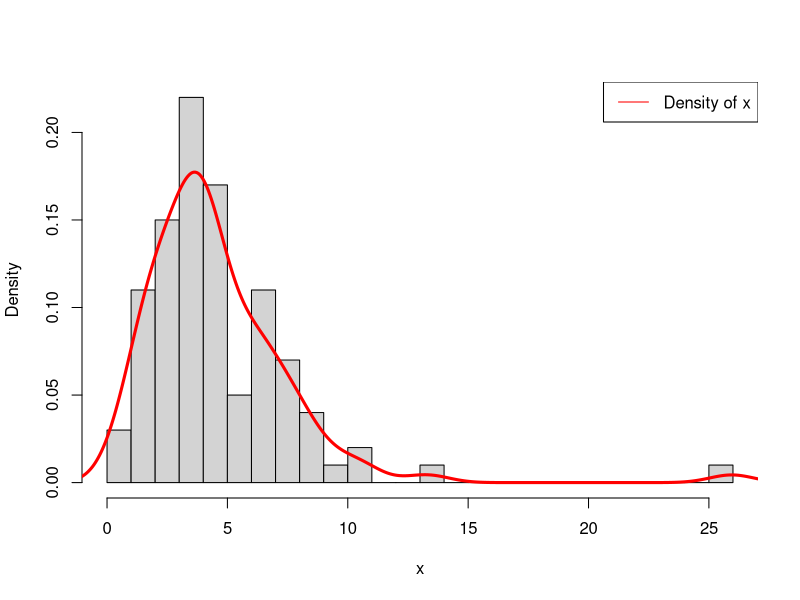
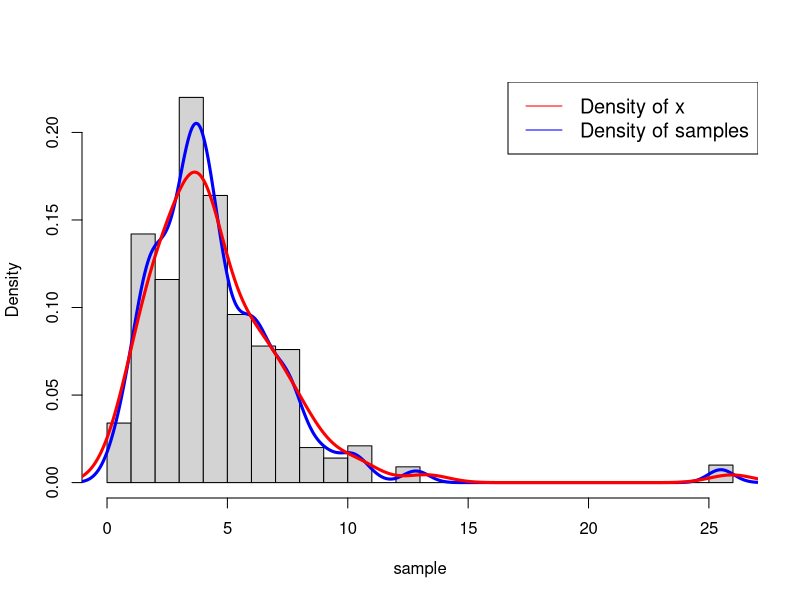
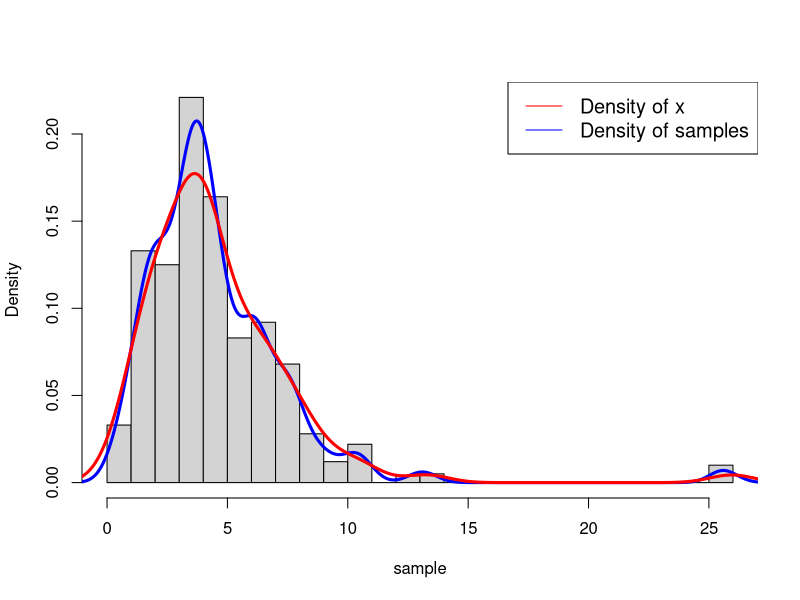
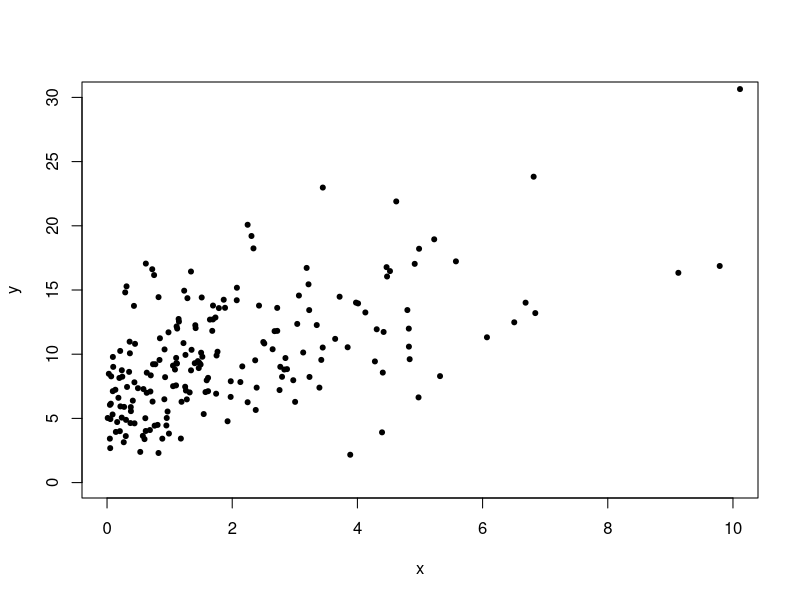
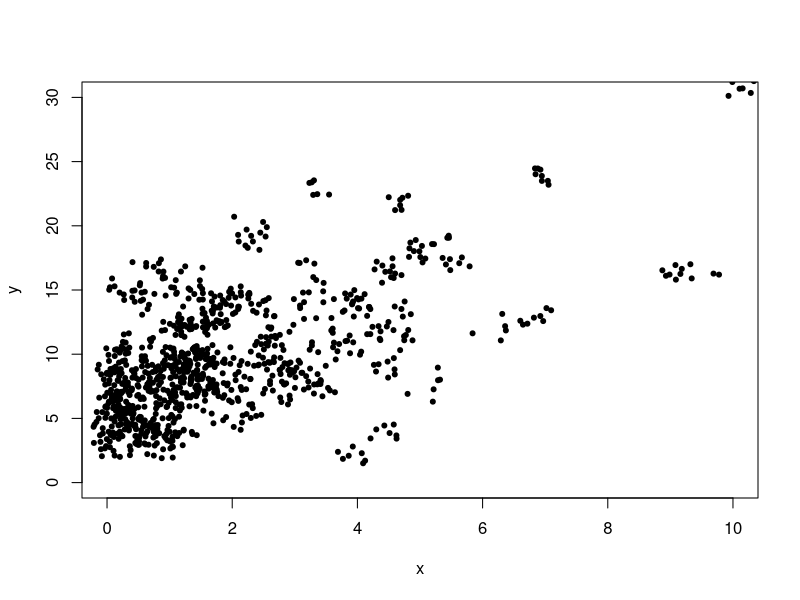
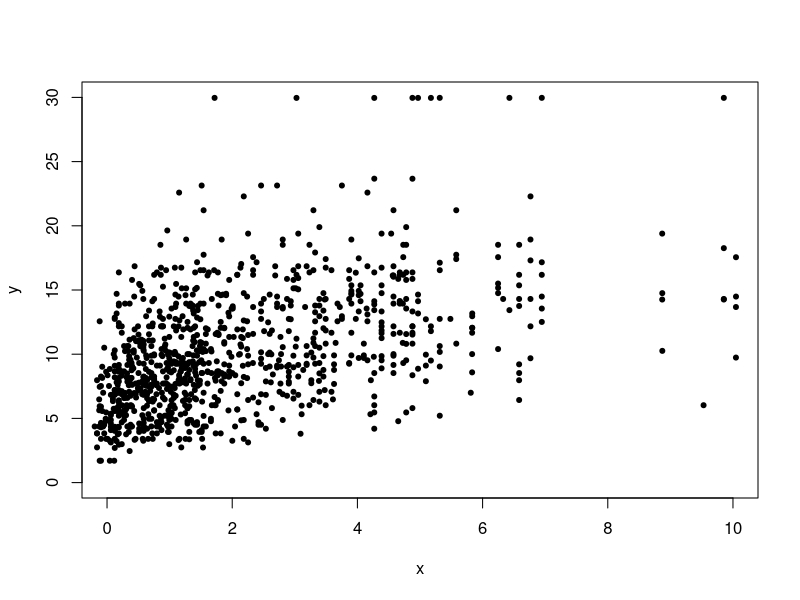
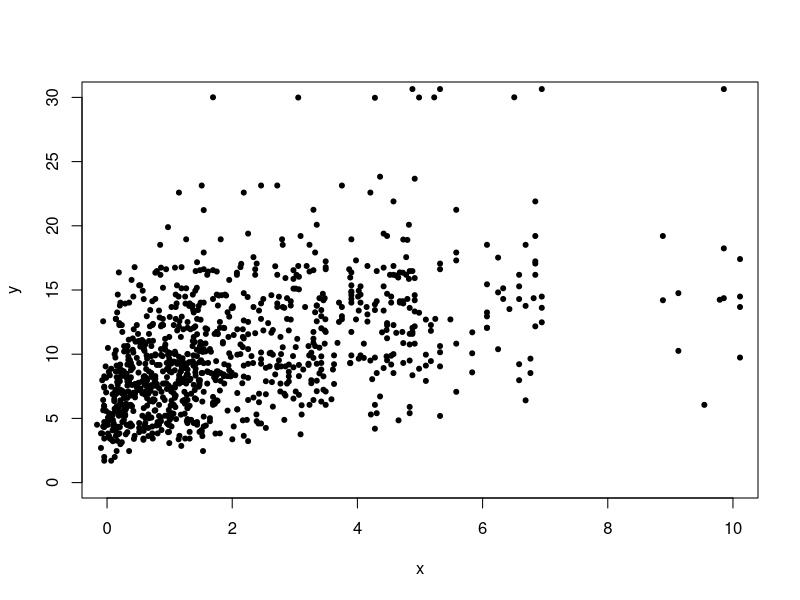
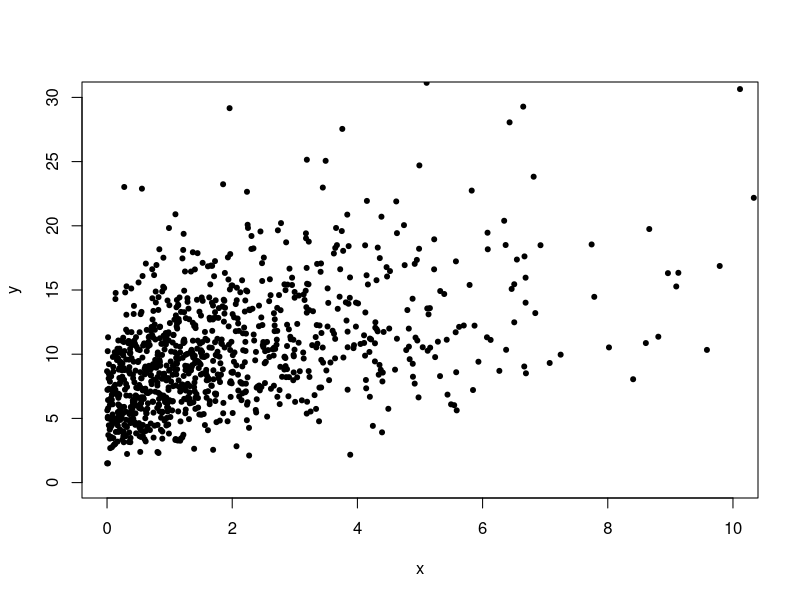

Generate these figures, in order, with R:
## ---- chunk 1
n <- 100
set.seed(123)
u <- runif(100, 0, 1)
x <- as.numeric(u < 0.3) * rgamma(100, shape = 1, scale = 5) + 
  as.numeric(u > 0.3) * rgamma(100, shape = 5, scale = 1)
#pdf("/Users/YaqiongYao/Dropbox/5361proj/Figure/plot1.pdf")
hist(x, breaks = 20, probability = TRUE, main = "")
lines(density(x), lty = 1, lwd = 3, col = "red")
legend("topright", lty = 1, col = "red", "Density of x")
#dev.off()
## ---- chunk 2
sample.kernel <- function(x, u, adj){
  y <- sort(x)
  bw <- adj*density(x)$bw
  interval <- cbind(y-bw/2, y+bw/2)
  int.point <- NULL
  for (i in 1:dim(interval)[1]) {
    num.s <- sum((interval[1:i, 1] <= interval[i, 1]) & 
                   (interval[1:i, 2] >= interval[i, 1]))
    num.e <- sum((interval[(i):dim(interval)[1], 1] <= interval[i, 2]) & 
                   (interval[(i):dim(interval)[1], 2] >= interval[i, 2])) - 1
    num.m <- matrix(c(interval[i, 1], interval[i, 2], num.s, num.e), nrow = 2)
    int.point <- rbind(int.point, num.m)
  }
  int.point <- int.point[order(int.point[,1]),]
  int.point <- cbind(int.point, c((int.point[2:dim(int.point)[1], 1] - int.point[1:(dim(int.point)[1]-1),1])*
                                    int.point[1:(dim(int.point)[1]-1), 2]*(1/bw)*(1/length(x)), 0))
  int.point <- cbind(int.point, c(0,cumsum(int.point[,3])[-dim(int.point)[1]]))
  num.int <- sapply(1:length(u), function(i) sum(int.point[,4] < u[i]))
  sample <- int.point[num.int, 1] + (u - int.point[num.int, 4])/(int.point[num.int, 2]*(1/bw))
  return(sample)
}

N <- 1000
set.seed(123)
u <- runif(N, 0, 1)
sample <- sample.kernel(x, u, adj = 1)
#pdf("/Users/YaqiongYao/Dropbox/5361proj/Figure/sample1.pdf")
hist(sample, breaks = 20, probability = TRUE, main = "")
lines(density(sample), col = "blue", lty = 1, lwd = 3)
lines(density(x), col = "red", lty = 1, lwd = 3)
legend("topright", lty = c(1,1), col = c("red", "blue"), c("Density of x", "Density of samples"), cex = 1.2)
#dev.off()
## ---- chunk 3
sample.kernel.t <- function(x, u){
  y <- sort(x)
  bw <- density(x)$bw
  interval <- cbind(y-bw/2, y+bw/2)
  int.point <- NULL
  for (i in 1:dim(interval)[1]) {
    num.s <- sum((interval[1:i, 1] <= interval[i, 1]) & 
                   (interval[1:i, 2] >= interval[i, 1]))
    m.num.s <- cbind(interval[i, 1], y[(i-num.s+1):i])
    num.y <- sum(abs(y-y[i]) <= bw/2)
    m.num.y <- cbind(y[i], y[which(abs(y-y[i]) <= bw/2)])
    num.e <- sum((interval[(i):dim(interval)[1], 1] <= interval[i, 2]) & 
                   (interval[(i):dim(interval)[1], 2] >= interval[i, 2])) - 1
    m.num.e <- if(num.e != 0){
      cbind(interval[i, 2], y[(i+1): (i+num.e)])
    } else {
      cbind(interval[i, 2], NA)
    }
    int.point <- rbind(int.point, m.num.s, m.num.y, m.num.e)
  }
  int.point <- int.point[order(int.point[,1]),]
  int.point <- cbind(int.point, 0)
  int.point[int.point[,2]-int.point[,1] > 0,3] <- 1L
  int.point[int.point[,2]-int.point[,1] <= 0,3] <- -1L
  
  int.point <- cbind(int.point, (2*bw - 4*abs(int.point[,2] - int.point[,1]))/(bw^2))
  int.point.s <- as.data.frame(table(int.point[,1]))
  int.point.s[,1] <- as.numeric(levels(int.point.s[,1]))[int.point.s[,1]]
  j <- 0
  a <- NULL
  for (i in seq_along(int.point.s[,1])) {
    m.tmp <- matrix(int.point[(j + 1):(j + int.point.s[i,2]),], nrow = int.point.s[i,2])
    if(!is.na(m.tmp[1,4])){
      a <- c(a, sum((2/bw^2)*(int.point.s[(i+1),1] - int.point.s[i,1]) * 
                      (bw - (2*m.tmp[,2] - int.point.s[(i+1),1] - int.point.s[i,1])*m.tmp[,3])))
    } else {
      a <- c(a, 0)
    }
    j <- j + int.point.s[i,2]
  }
  
  int.point.s <- cbind(int.point.s, a/length(x))
  int.point.s <- cbind(int.point.s, c(0,cumsum(int.point.s[,3])[-dim(int.point.s)[1]]))
  colnames(int.point.s) <- NULL
  num.int <- sapply(1:length(u), function(i) sum(int.point.s[,4] < u[i]))
  u1 <- u - int.point.s[[4]][num.int]
  sample <- NULL
  for (i in 1:length(u)) {
    m.tmp <- matrix(int.point[(sum(int.point.s[[2]][1:(num.int[i]-1)])+1):sum(int.point.s[[2]][1:num.int[i]]),],
                    ncol = 4)
    sum <- sum(m.tmp[,4])
    n.s <- sum(m.tmp[,3])
    if(n.s >0){
      sample[i] <- -sum/(4*n.s/bw^2) + sqrt(sum^2 + 8*n.s*u1[i]/bw^2)/(4*n.s/bw^2) + m.tmp[1,1]
    } else if(n.s < 0){
      sample[i] <- sum/(4*n.s/bw^2) - sqrt(sum^2 - 8*n.s*u1[i]/bw^2)/(4*n.s/bw^2) + m.tmp[1,1]
    } else {
      sample[i] <- u1[i]/sum + m.tmp[1,1]
    }
  }
  return(sample)
}
N <- 1000
set.seed(123)
u <- runif(N, 0, 1)
sample <- sample.kernel.t(x, u)
#pdf("/Users/YaqiongYao/Dropbox/5361proj/Figure/sample2.pdf")
hist(sample, breaks = 20, probability = TRUE, main = "")
lines(density(sample), col = "blue", lty = 1, lwd = 3)
lines(density(x), col = "red", lty = 1, lwd = 3)
legend("topright", lty = c(1,1), col = c("red", "blue"), c("Density of x", "Density of samples"), cex = 1.2)
#dev.off()
## ---- chunk 4
require(mvtnorm)
n <- 200
sigma <- matrix(c(1, 0.5, 0.5, 1), nrow = 2)
set.seed(098)
dat <- rmvnorm(n, sigma = sigma)
dat <- pnorm(dat)
x <- qgamma(dat[,1], shape = 1, scale = 2)
y <- qchisq(dat[,2], df = 10)
#pdf("/Users/YaqiongYao/Dropbox/5361proj/Figure/plot2.pdf")
plot(x, y, pch = 20, xlim = c(0, 10), ylim = c(0, 30))
#dev.off()
## ---- chunk 5
sample.kernel.w <- function(n, x, y, adj){
  bw_x <- adj * density(x)$bw/2
  bw_y <- adj * density(y)$bw/2
  ind <- sample(1:length(x), n, replace = TRUE)
  x_kde <- x[ind] + runif(n, -bw_x, bw_x)
  y_kde <- y[ind] + runif(n, -bw_y, bw_y)
  cbind(x_kde, y_kde)
}
adj = 1
N <- 1000
set.seed(23)
xy_kde <- sample.kernel.w(N, x, y, adj = 1)
#pdf("/Users/YaqiongYao/Dropbox/5361proj/Figure/sample_w.pdf")
plot(xy_kde[,1], xy_kde[,2], xlim = c(0, 10), ylim = c(0, 30), pch = 20, xlab = "x", ylab = "y")
#dev.off()
## ---- chunk 6
n <- 1000
sigma <- matrix(c(1, 0.5, 0.5, 1), nrow = 2)
set.seed(456)
dat <- rmvnorm(n, sigma = sigma)
dat <- pnorm(dat)

x_ecdf <- sample.kernel(x, dat[,1], adj = 1)
y_ecdf <- sample.kernel(y, dat[,2], adj = 1)
#pdf("/Users/YaqiongYao/Dropbox/5361proj/Figure/sample_u.pdf")
plot(x_ecdf, y_ecdf, xlim = c(0, 10), ylim = c(0, 30), pch = 20, xlab = "x", ylab = "y")
#dev.off()
## ---- chunk 7
n <- 1000
sigma <- matrix(c(1, 0.5, 0.5, 1), nrow = 2)
set.seed(456)
dat <- rmvnorm(n, sigma = sigma)
dat <- pnorm(dat)

x_ecdf <- sample.kernel.t(x, dat[,1])
y_ecdf <- sample.kernel.t(y, dat[,2])
#pdf("/Users/YaqiongYao/Dropbox/5361proj/Figure/sample_t.pdf")
plot(x_ecdf, y_ecdf, xlim = c(0, 10), ylim = c(0, 30), pch = 20, xlab = "x", ylab = "y")
#dev.off()
## ---- chunk 8
require(mvtnorm)
n <- 1000
sigma <- matrix(c(1, 0.5, 0.5, 1), nrow = 2)
set.seed(098)
dat <- rmvnorm(n, sigma = sigma)
dat <- pnorm(dat)
x <- qgamma(dat[,1], shape = 1, scale = 2)
y <- qchisq(dat[,2], df = 10)
#pdf("/Users/YaqiongYao/Dropbox/5361proj/Figure/sample_true.pdf")
plot(x, y, pch = 20, xlim = c(0, 10), ylim = c(0, 30))
#dev.off()
